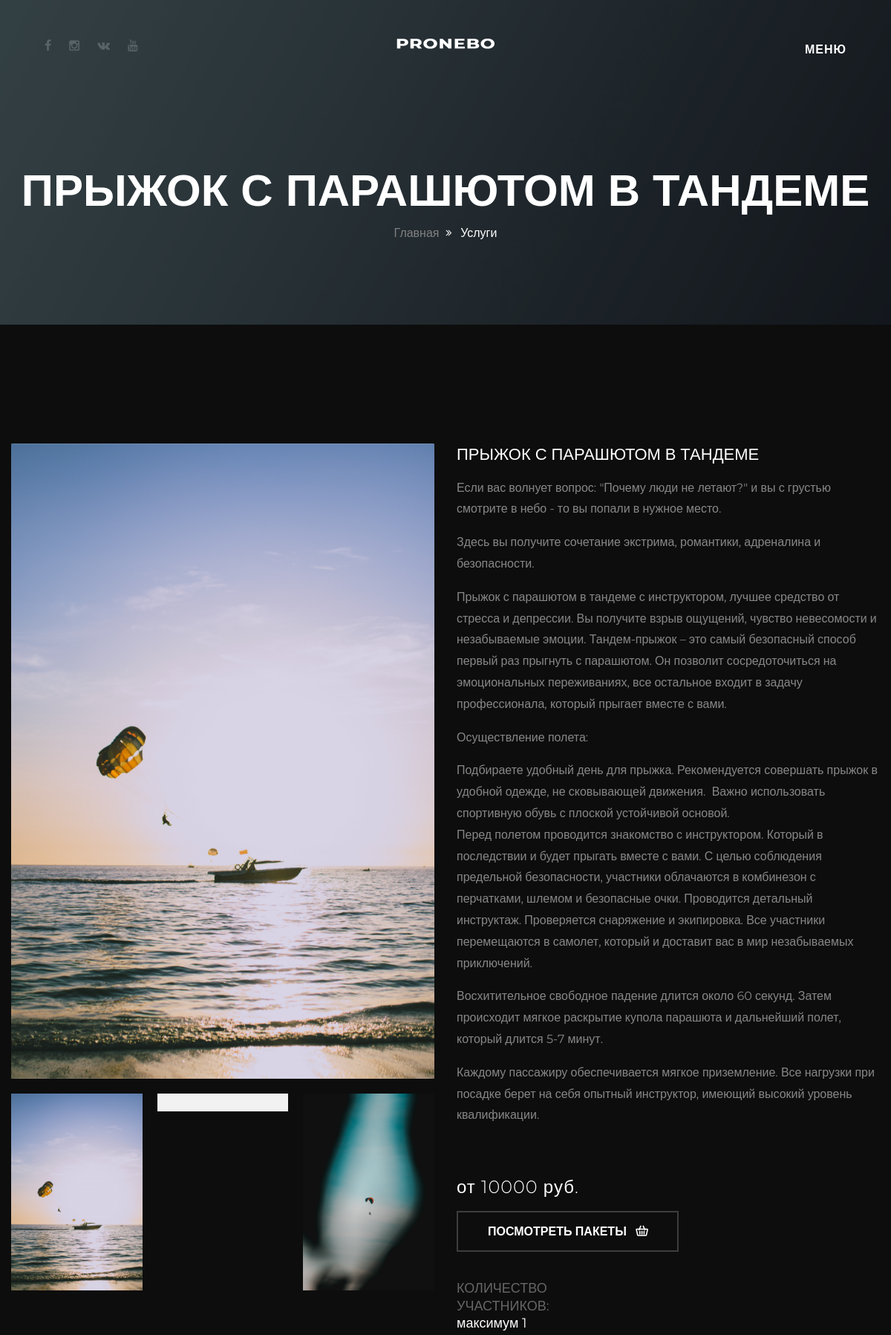
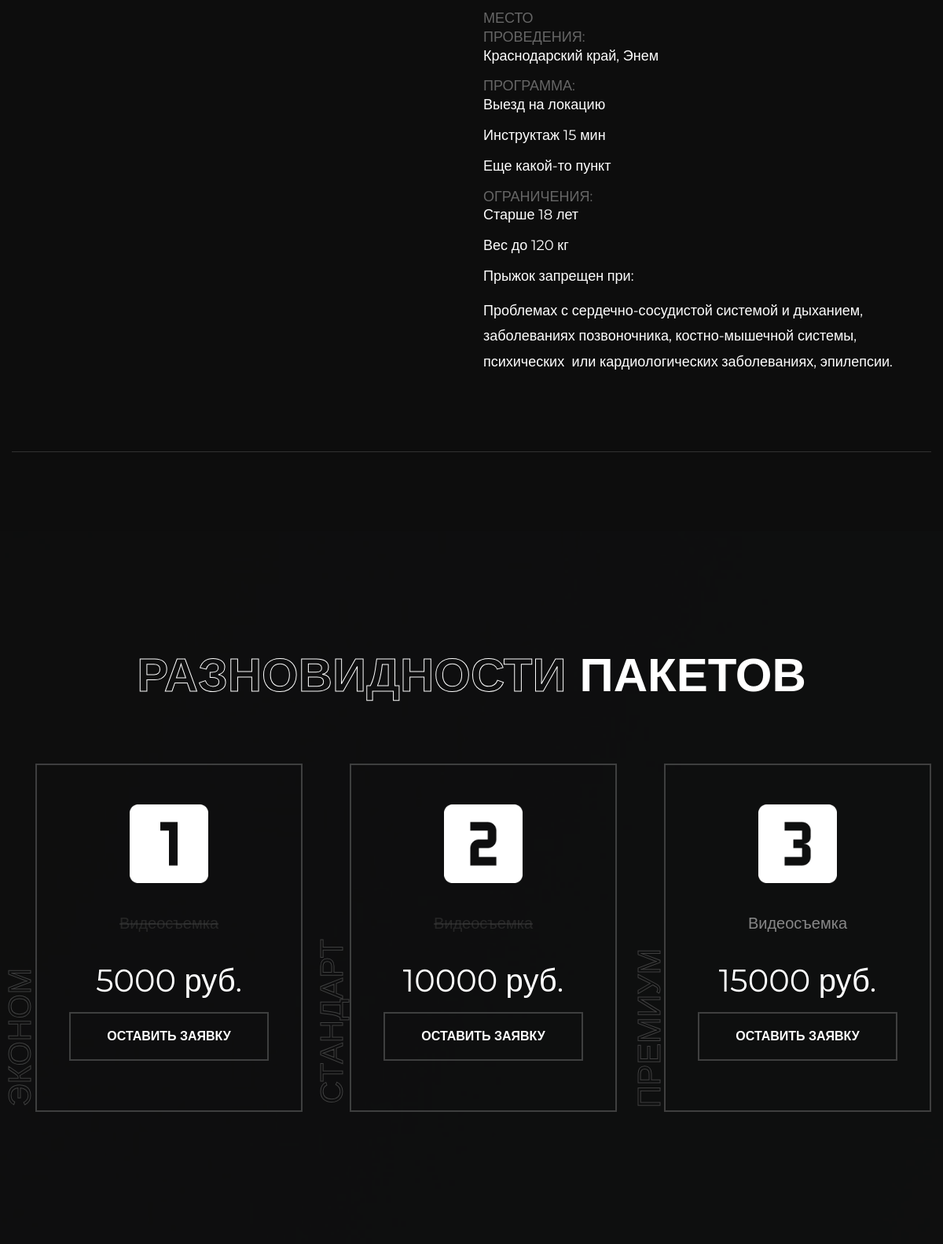
Screenshot of /services/pryzhok-s-parashyutom-v-tandeme (upper part) with the database file from the repository (2 pictures, top to bottom).
### main/models.py (models this page shows, shortened)
class Item(models.Model):
    title = models.CharField(max_length=255, verbose_name='Название')
    slug = models.SlugField(max_length=255, verbose_name='Url', unique=True)
    content = models.TextField(blank=True, verbose_name='Описание')
    photo = models.ImageField(upload_to='photos/', blank=True)
    price = models.IntegerField(verbose_name='Стоимость')
    users = models.IntegerField(verbose_name='Количество участников')
    place = models.CharField(max_length=255, verbose_name='Место')
    program = models.TextField(blank=True, verbose_name='Программа')
    restrictions = models.TextField(blank=True, verbose_name='Ограничения')
    seo_desc = models.CharField(max_length=255, blank=True, verbose_name='SEO-описание страницы')
    seo_keywords = models.CharField(max_length=1000, blank=True, null=True, verbose_name='SEO-ключевые слова')
    def get_absolute_url(self):
        return reverse('services', kwargs={'slug': self.slug})
    class Meta:
        verbose_name = 'Услуга'
        verbose_name_plural = 'Услуги'
        ordering = ['id']

class Images(models.Model):
    service = models.ForeignKey('Item', on_delete=models.SET_NULL, null=True, verbose_name='Услуга')
    image = models.ImageField(upload_to='photos/', verbose_name='Фото')
    class Meta:
        ordering = ['service']
        verbose_name = 'Фото для услуги'
        verbose_name_plural = 'Фото для услуг'

class Purchase(models.Model):
    service = models.ForeignKey('Item', on_delete=models.SET_NULL, null=True, verbose_name='Услуга')
    pack = models.ForeignKey('Packs', on_delete=models.SET_NULL, null=True, verbose_name='Пакет')
    title = models.CharField(max_length=255, verbose_name='Название')
    allow = models.BooleanField(verbose_name='Доступность')
    class Meta:
        verbose_name = 'Услуги в пакете'
        verbose_name_plural = 'Услуги в пакетах'
        ordering = ['service', 'pack']

class PackPrice(models.Model):
    service = models.ForeignKey('Item', on_delete=models.SET_NULL, null=True, verbose_name='Услуга')
    pack = models.ForeignKey('Packs', on_delete=models.SET_NULL, null=True, verbose_name='Пакет')
    price = models.IntegerField(verbose_name='Стоимость')
    class Meta:
        verbose_name = 'Стоимость пакета'
        verbose_name_plural = 'Стоимость пакетов'

### main/views.py (the view)
# urls.py: path('services/<slug:slug>', service, name='services'),
def service(request, slug):
    services = get_object_or_404(Item, slug=slug)
    images = Images.objects.filter(service=services)
    pack_econom = Packs.objects.get(pk=1)
    pack_standart = Packs.objects.get(pk=2)
    pack_premium = Packs.objects.get(pk=3)
    econom = Purchase.objects.filter(service=services, pack=pack_econom, allow=True)
    standart = Purchase.objects.filter(service=services, pack=pack_standart, allow=True)
    premium = Purchase.objects.filter(service=services, pack=pack_premium, allow=True)
    econom_hide = Purchase.objects.filter(service=services, pack=pack_econom, allow=False)
    standart_hide = Purchase.objects.filter(service=services, pack=pack_standart, allow=False)
    premium_hide = Purchase.objects.filter(service=services, pack=pack_premium, allow=False)
    price_econom = PackPrice.objects.get(service=services, pack=pack_econom)
    price_standart = PackPrice.objects.get(service=services, pack=pack_standart)
    price_premium = PackPrice.objects.get(service=services, pack=pack_premium)
    if slug == 'comming-soon':
        return render(request, 'main/commingsoon.html')
    else:
        return render(request, 'main/shop-single.html', {'services': services, 'images': images, 'econom': econom,
                                                         'standart': standart, 'premium': premium,
                                                         'econom_hide': econom_hide, 'standart_hide': standart_hide,
                                                         'premium_hide': premium_hide, 'price_econom': price_econom,
                                                         'price_standart': price_standart,
                                                         'price_premium': price_premium})

### main/templatetags/services_tag.py (called while the page is built)
@register.inclusion_tag('main/header_list_services.html')
def list_services():
    services = Item.objects.all()
    return {'services': services}

### main/templates/main/shop-single.html (shortened to what this page needs)
{% extends 'base.html' %}
{% load static %}
{% block content %}
    <section class="page-title" style="background-image:url({% static 'images/background-services.jpg' %})">
    	<div class="auto-container">
			<h2>{{ services.title|upper }}</h2>
			<ul class="page-breadcrumb">
				<li><a href="{% url 'home' %}">главная</a></li>
				<li>Услуги</li>
			</ul>
        </div>
    </section>
    <section class="shop-single-section">
    	<div class="auto-container">
            <div class="shop-page product-details">
                <div class="basic-details">
                    <div class="row clearfix">
                        <div class="image-column col-lg-6 col-md-12 col-sm-12">
                            <div class="carousel-outer">
                                <ul class="image-carousel owl-carousel owl-theme">
                                    {% for item in images %}
                                    <li><a href="{{ item.image.url }}" class="lightbox-image" title=""><img src="{{ item.image.url }}" alt=""></a></li>
                                    {% endfor %}
                                </ul>
                                <ul class="thumbs-carousel owl-carousel owl-theme">
                                    {% for item in images %}
                                    <li><img src="{{ item.image.url }}" alt=""></li>
                                    {% endfor %}
                                </ul>
                            </div>
                        </div>
                        <div class="info-column col-lg-6 col-md-12 col-sm-12">
                            <div class="details-header">
                                <h5>{{ services.title|upper }}</h5>
								<div class="text"> {{ services.content|safe }} </div>
                                <div class="item-price">от {{ services.price }} руб.</div>
                            </div>
                            <div class="other-options">
                                <div class="clearfix">
                                    <div class="pull-left">
                                        <div class="btns-box">
                                            <a href="#pricing-section" class="theme-btn btn-style-one"><span class="txt">ПОСМОТРЕТЬ ПАКЕТЫ &ensp;<i class="flaticon-shopping-cart-3"></i></span></a>
                                        </div>
                                    </div>
                                </div>
                            </div>
                            <ul class="shop-list">
                            	<li><strong>Количество участников:</strong><br>максимум {{ services.users }}</li>
                                <li><strong>Место проведения:</strong><br>{{ services.place }}</li>
								<li><strong>Программа:</strong>{{ services.program|safe }}</li>
								<li><strong>Ограничения:</strong>{{ services.restrictions|safe }}</li>
                            </ul>
                        </div>
                    </div>
                </div>
			</div>
		</div>
	</section>
	<section class="pricing-section" id="pricing-section" style="background-image: url({% static 'images/background-purchases.jpg' %})">
		<div class="auto-container">
			<div class="sec-title centered">
				<h2><span>Разновидности</span> Пакетов</h2>
			</div>
			<div class="row clearfix">
				<div class="price-block col-lg-4 col-md-4 col-sm-12">
					<div class="side-text">ЭКОНОМ</div>
					<div class="inner-box wow fadeInLeft" data-wow-delay="0ms" data-wow-duration="1500ms">
						<div class="icon-box">
							<span class="icon"><img src="{% static 'images/icons/one.png' %}" alt="" height="100px"  width="100px"/></span>
						</div>
						<ul class="price-list">
							{% for item in econom_hide %}
							<li class="hide">{{ item.title }}</li>
							{% endfor %}
						</ul>
						<div class="price">{{ price_econom.price }} руб.</div>
						<a href="{% url 'form' %}" class="theme-btn btn-style-one"><span class="txt">ОСТАВИТЬ ЗАЯВКУ</span></a>
					</div>
				</div>
				<div class="price-block col-lg-4 col-md-4 col-sm-12">
					<div class="side-text">СТАНДАРТ</div>
					<div class="inner-box wow fadeInLeft" data-wow-delay="0ms" data-wow-duration="1500ms">
						<div class="icon-box">
							<span class="icon"><img src="{% static 'images/icons/two.png' %}" alt="" height="100px"  width="100px" /></span>
						</div>
						<ul class="price-list">
							{% for item in standart_hide %}
							<li class="hide">{{ item.title }}</li>
							{% endfor %}
						</ul>
						<div class="price">{{ price_standart.price }} руб.</div>
						<a href="{% url 'form' %}" class="theme-btn btn-style-one"><span class="txt">ОСТАВИТЬ ЗАЯВКУ</span></a>
					</div>
				</div>
				<div class="price-block col-lg-4 col-md-4 col-sm-12">
					<div class="side-text">ПРЕМИУМ</div>
					<div class="inner-box wow fadeInLeft" data-wow-delay="0ms" data-wow-duration="1500ms">
						<div class="icon-box">
							<span class="icon"><img src="{% static 'images/icons/three.png' %}" alt="" height="100px"  width="100px"/></span>
						</div>
						<ul class="price-list">
							{% for item in premium %}
							<li>{{ item.title }}</li>
							{% endfor %}
						</ul>
						<div class="price">{{ price_premium.price }} руб.</div>
						<a href="{% url 'form' %}" class="theme-btn btn-style-one"><span class="txt">ОСТАВИТЬ ЗАЯВКУ</span></a>
					</div>
				</div>
			</div>
		</div>
	</section>
{% endblock %}

### templates/base.html (shortened to what this page needs)
{% load static %}
<!DOCTYPE html>
<html>
<head>
<link href="{% static 'css/bootstrap.css' %}" rel="stylesheet">
<link href="{% static 'css/style.css' %}" rel="stylesheet">
<link href="{% static 'css/responsive.css' %}" rel="stylesheet">
</head>
<body class="hidden-bar-wrapper">
<div class="page-wrapper">
	{% include 'inc/_header.html' %}
	{% block content %} {% endblock %}
</div>
</body>
</html>

### templates/inc/_header.html (shortened to what this page needs)
{% load static %}
{% load services_tag %}
{% block header %}
    <header class="main-header header-style-one">
        <div class="header-upper">
        	<div class="outer-container">
            	<div class="inner-container clearfix">
                	<div class="logo-box">
                    	<div class="logo"><a href="{% url 'home' %}"><img src="{% static 'images/180x78.png' %}" alt="" title=""></a></div>
                    </div>
					<div class="header-social-box clearfix">
						<a href="#" class="fa fa-facebook"></a>
						<a href="#" class="fa fa-instagram"></a>
						<a href="#" class="fa fa-vk"></a>
						<a href="#" class="fa fa-youtube"></a>
					</div>
					<div class="outer-box clearfix">
						<div class="nav-toggler">
						   <div class="nav-btn"><button class="hidden-bar-opener">Меню</button></div>
						</div>
					</div>
                </div>
            </div>
        </div>
    </header>
{% endblock %}

### templates/inc/_footer.html (shortened to what this page needs)
{% load static %}

### main/static/css/responsive.css (style rules this page uses)
@media only screen and (max-width: 1340px) { .page-wrapper { overflow:hidden; } }

### rows the page displays
Item: title "ПРЫЖОК С ПАРАШЮТОМ В ТАНДЕМЕ", content "Если вас волнует вопрос: \"Почему люди не летают?\" и вы с грустью смотрите в небо - то вы попали в нужное место. Здесь вы получите сочетание экстрима, романтики, адреналина и безопасности. Прыжок с парашютом в тандеме с инструктором, лучшее средство от стресса и депрессии. Вы получите взрыв ощущений, чувство невесомости и незабываемые эмоции. Тандем-прыжок – это самый безопасный способ первый раз прыгнуть с парашютом. Он позволит сосредоточиться на эмоциональных переживаниях, все остальное входит в задачу профессионала, который прыгает вместе с вами. Осуществление полета: Подбираете удобный день для прыжка. Рекомендуется совершать прыжок в удобной одежде, не сковывающей движения. Важно…", price "10000", users "1", place "Краснодарский край, Энем", program "Выезд на локацию Инструктаж 15 мин Еще какой-то пункт", restrictions "Старше 18 лет Вес до 120 кг Прыжок запрещен при: Проблемах с сердечно-сосудистой системой и дыханием, заболеваниях позвоночника, костно-мышечной системы, психических или кардиологических заболеваниях, эпилепсии."
Images: image (picture)
Images: image (picture)
Purchase: title "Видеосъемка"
PackPrice: price "5000"
Purchase: title "Видеосъемка"
PackPrice: price "10000"
Purchase: title "Видеосъемка"
PackPrice: price "15000"
